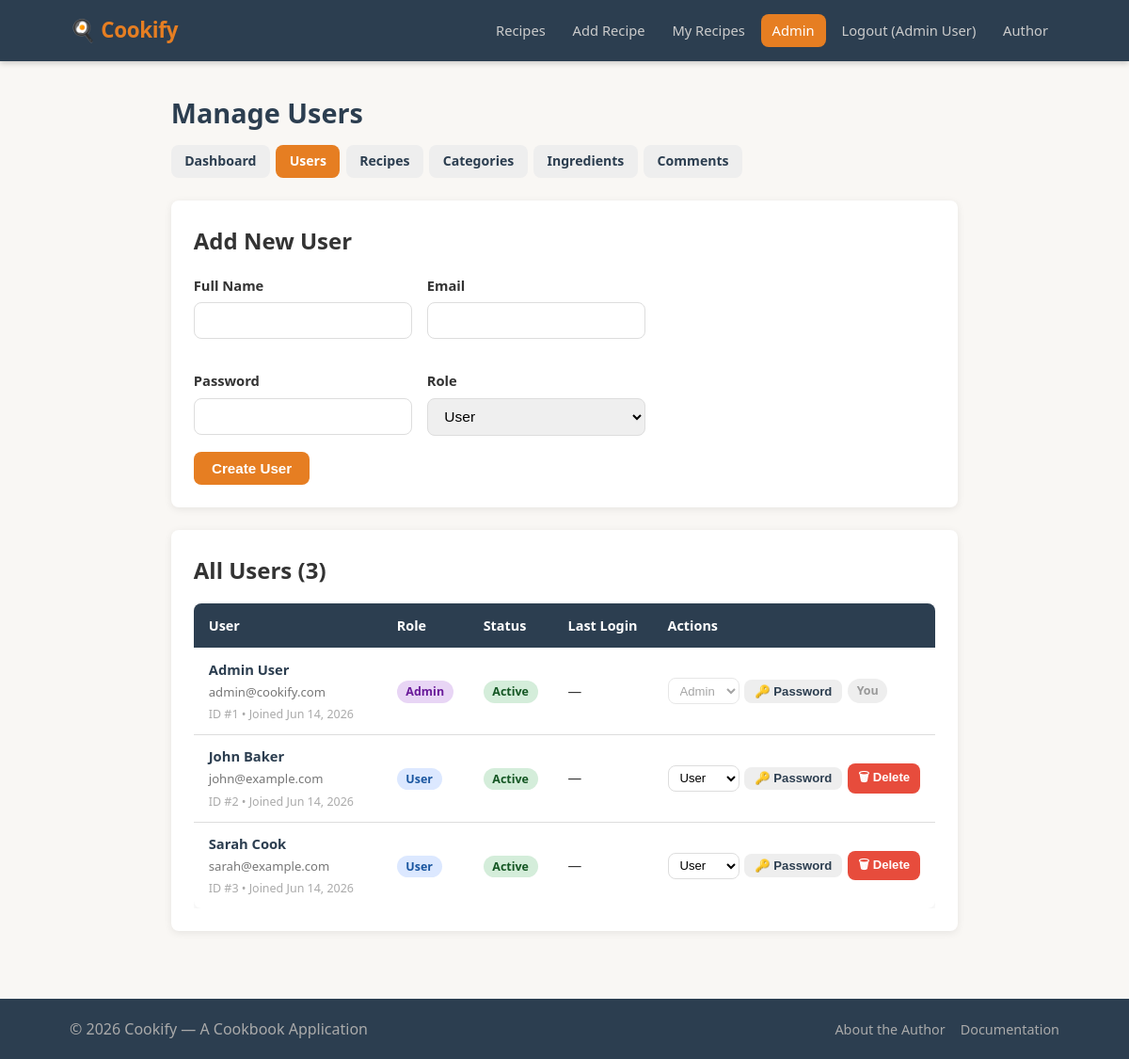
The app's page /views/admin/users.php (signed in) with its own data.
### tables this page shows
CREATE TABLE `users` (
    `id`               INT UNSIGNED     NOT NULL AUTO_INCREMENT,
    `name`             VARCHAR(100)     NOT NULL,
    `email`            VARCHAR(150)     NOT NULL UNIQUE,
    `password_hash`    VARCHAR(255)     NOT NULL,
    `role`             ENUM('user','admin') NOT NULL DEFAULT 'user',
    `activation_token` VARCHAR(64)      DEFAULT NULL,
    `is_active`        TINYINT(1)       NOT NULL DEFAULT 0,
    `failed_attempts`  TINYINT UNSIGNED NOT NULL DEFAULT 0,
    `last_failed_at`   DATETIME         DEFAULT NULL,
    `is_locked`        TINYINT(1)       NOT NULL DEFAULT 0,
    `created_at`       DATETIME         NOT NULL DEFAULT CURRENT_TIMESTAMP,
    `last_login_at`    DATETIME         DEFAULT NULL,
    PRIMARY KEY (`id`)
);

### models/users.php (called while the page is built, shortened)
<?php
function get_all_users(PDO $pdo): array
{
    return $pdo->query('SELECT * FROM users ORDER BY created_at DESC')->fetchAll();
}

### includes/auth.php (called while the page is built, shortened)
<?php
function current_user_id(): ?int {
    return $_SESSION['user_id'] ?? null;
}

### views/admin/users.php (the view, shortened to what this page needs)
<?php
require_once ROOT . '/config/connection.php';
require_once ROOT . '/includes/auth.php';
require_once ROOT . '/models/users.php';
$pdo    = get_db();
$users      = get_all_users($pdo);
require_once VIEWS . '/fixed/head.php';
require_once VIEWS . '/fixed/top-nav.php';
?>
<div class="admin-header">
    <h1>Manage Users</h1>
    <nav class="admin-nav">
        <a href="<?= BASE_URL ?>/views/admin/index.php">Dashboard</a>
        <a href="<?= BASE_URL ?>/views/admin/users.php" class="active">Users</a>
        <a href="<?= BASE_URL ?>/views/admin/recipes.php">Recipes</a>
        <a href="<?= BASE_URL ?>/views/admin/categories.php">Categories</a>
        <a href="<?= BASE_URL ?>/views/admin/ingredients.php">Ingredients</a>
        <a href="<?= BASE_URL ?>/views/admin/comments.php">Comments</a>
    </nav>
</div>
<div class="admin-section">
    <h2>Add New User</h2>
    <form method="POST" action="" class="admin-form">
        <div class="form-row">
            <div class="form-group">
                <label for="new_name">Full Name</label>
                <input type="text" id="new_name" name="name" value="<?= htmlspecialchars($_POST['name'] ?? '') ?>">
            </div>
            <div class="form-group">
                <label for="new_email">Email</label>
                <input type="email" id="new_email" name="email" value="<?= htmlspecialchars($_POST['email'] ?? '') ?>">
            </div>
            <div class="form-group">
                <label for="new_password">Password</label>
                <input type="password" id="new_password" name="password">
            </div>
            <div class="form-group">
                <label for="new_role">Role</label>
                <select id="new_role" name="role">
                    <option value="user">User</option>
                </select>
            </div>
        </div>
        <button type="submit" class="btn btn-primary">Create User</button>
    </form>
</div>
<div class="admin-section">
    <h2>All Users (<?= count($users) ?>)</h2>
    <div class="table-scroll">
    <table class="data-table users-table">
        <thead>
            <tr>
                <th>User</th><th>Role</th><th>Status</th><th>Last Login</th><th class="actions-col">Actions</th>
            </tr>
        </thead>
        <tbody>
            <?php foreach ($users as $u): ?>
                <tr class="<?= $u['is_locked'] ? 'row-locked' : '' ?>">
                    <td class="user-info-cell">
                        <div class="user-name"><?= htmlspecialchars($u['name']) ?></div>
                        <div class="user-email"><?= htmlspecialchars($u['email']) ?></div>
                        <div class="user-meta">
                            ID #<?= $u['id'] ?> &bull; Joined <?= date('M j, Y', strtotime($u['created_at'])) ?>
                        </div>
                    </td>
                    <td><span class="badge <?= $u['role'] === 'admin' ? 'badge-admin' : 'badge-user' ?>"><?= ucfirst($u['role']) ?></span></td>
                    <td>
                        <?php if ($u['is_locked']): ?>
                            <span class="badge badge-danger">Locked</span>
                        <?php elseif (!$u['is_active']): ?>
                            <span class="badge badge-warning">Inactive</span>
                        <?php else: ?>
                            <span class="badge badge-success">Active</span>
                        <?php endif; ?>
                    </td>
                    <td class="nowrap"><?= $u['last_login_at'] ? date('M j, Y', strtotime($u['last_login_at'])) : '—' ?></td>
                    <td class="actions-col">
                        <div class="user-actions">
                            <form method="POST" action="">
                                <select name="role" class="role-select" onchange="this.form.submit()"
                                        <?= $u['id'] === current_user_id() ? 'disabled' : '' ?>>
                                    <option value="user"  <?= $u['role'] === 'user'  ? 'selected' : '' ?>>User</option>
                                    <option value="admin" <?= $u['role'] === 'admin' ? 'selected' : '' ?>>Admin</option>
                                </select>
                            </form>
                            <button type="button" class="btn btn-small btn-secondary"
                                    onclick="togglePwdForm(<?= $u['id'] ?>)">🔑 Password</button>
                            <?php if ($u['id'] !== current_user_id()): ?>
                                <form method="POST" action=""
                                      onsubmit="return confirm('Delete <?= htmlspecialchars(addslashes($u['name'])) ?>?')">
                                    <button type="submit" class="btn btn-small btn-danger">🗑 Delete</button>
                                </form>
                            <?php else: ?>
                                <span class="badge badge-muted">You</span>
                            <?php endif; ?>
                        </div>
                    </td>
                </tr>
            <?php endforeach; ?>
        </tbody>
    </table>
    </div>
</div>
<?php require_once VIEWS . '/fixed/footer.php'; ?>

### assets/css/style.css (style rules this page uses)
*, *::before, *::after { box-sizing: border-box; margin: 0; padding: 0; }
:root { --primary: #e67e22; --primary-d: #cf6d17; --dark: #2c3e50; --text: #333; --muted: #777; --border: #ddd; --bg: #f9f7f4; --white: #fff; --danger: #e74c3c; --success: #27ae60; --warning: #f39c12; --radius: 8px; --shadow: 0 2px 8px rgba(0,0,0,.08); }
body { font-family: 'Segoe UI', system-ui, sans-serif; font-size: 16px; line-height: 1.6; color: var(--text); background: var(--bg); min-height: 100vh; display: flex; flex-direction: column; }
a { color: var(--primary); text-decoration: none; }
.btn { display: inline-flex; align-items: center; gap: .4rem; padding: .55rem 1.2rem; border: none; border-radius: var(--radius); font-size: .95rem; font-weight: 600; cursor: pointer; transition: background .15s, transform .1s; text-decoration: none; }
.btn-primary { background: var(--primary); color: var(--white); }
.btn-secondary { background: #eee; color: var(--dark); }
.btn-danger { background: var(--danger); color: var(--white); }
.btn-small { padding: .3rem .7rem; font-size: .82rem; }
.form-group { margin-bottom: 1.1rem; }
.form-group label { display: block; font-weight: 600; margin-bottom: .35rem; font-size: .92rem; }
.form-group input, .form-group select, .form-group textarea { width: 100%; padding: .6rem .85rem; border: 1.5px solid var(--border); border-radius: var(--radius); font-size: .97rem; transition: border-color .15s; }
.form-row { display: grid; grid-template-columns: repeat(auto-fit, minmax(160px, 1fr)); gap: 1rem; }
.badge { padding: .2rem .6rem; border-radius: 20px; font-size: .78rem; font-weight: 700; }
.badge-success { background: #d4edda; color: #155724; }
.data-table { width: 100%; border-collapse: collapse; background: var(--white); border-radius: var(--radius); overflow: hidden; box-shadow: var(--shadow); }
.data-table th { background: var(--dark); color: var(--white); padding: .75rem 1rem; text-align: left; font-size: .9rem; }
.data-table td { padding: .7rem 1rem; border-bottom: 1px solid var(--border); font-size: .92rem; vertical-align: middle; }
.data-table tr:last-child td { border-bottom: none; }
.admin-header { margin-bottom: 1.5rem; }
.admin-header h1 { font-size: 1.8rem; color: var(--dark); margin-bottom: .7rem; }
.admin-nav { display: flex; gap: .4rem; flex-wrap: wrap; }
.admin-nav a { padding: .4rem .9rem; background: #eee; border-radius: var(--radius); font-size: .88rem; color: var(--dark); font-weight: 600; }
.admin-nav a:hover, .admin-nav a.active { background: var(--primary); color: var(--white); text-decoration: none; }
.admin-section { background: var(--white); border-radius: var(--radius); padding: 1.5rem; box-shadow: var(--shadow); margin-bottom: 1.5rem; }
.admin-section h2 { margin-bottom: 1rem; }
.admin-form { max-width: 480px; }
.table-scroll { overflow-x: auto; -webkit-overflow-scrolling: touch; }
.users-table .user-info-cell { min-width: 200px; }
.users-table .actions-col { min-width: 220px; }
.user-name { font-weight: 600; color: var(--dark); }
.user-email { font-size: .82rem; color: var(--muted); margin-top: .1rem; }
.user-meta { font-size: .78rem; color: #aaa; margin-top: .2rem; }
.nowrap { white-space: nowrap; }
.user-actions { display: flex; flex-wrap: wrap; gap: .35rem; align-items: center; }
.role-select { padding: .28rem .5rem; border: 1.5px solid var(--border); border-radius: var(--radius); font-size: .82rem; cursor: pointer; background: var(--white); }
.badge-admin { background: #e8d5f5; color: #6a1b9a; }
.badge-user { background: #dce8ff; color: #1a56a0; }
.badge-muted { background: #eee; color: #999; }

### records on screen
users: name "Admin User", email "admin@cookify.com", id "1", created_at "Jun 14, 2026", role "Admin", is_locked "Active", shows "You"
users: name "John Baker", email "john@example.com", id "2", created_at "Jun 14, 2026", role "User", is_locked "Active"
users: name "Sarah Cook", email "sarah@example.com", id "3", created_at "Jun 14, 2026", role "User", is_locked "Active"

### other values on screen
$_SESSION['user_name'] "Admin User"
count($users) "3"
